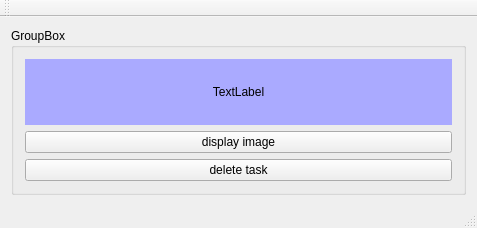
<?xml version="1.0" encoding="UTF-8"?>
<ui version="4.0">
 <class>cellClass</class>
 <widget class="QMainWindow" name="cellClass">
  <property name="geometry">
   <rect>
    <x>0</x>
    <y>0</y>
    <width>477</width>
    <height>228</height>
   </rect>
  </property>
  <property name="maximumSize">
   <size>
    <width>563</width>
    <height>400</height>
   </size>
  </property>
  <property name="windowTitle">
   <string>cell</string>
  </property>
  <widget class="QWidget" name="centralWidget">
   <layout class="QHBoxLayout" name="horizontalLayout_2">
    <item>
     <widget class="QGroupBox" name="groupBox">
      <property name="title">
       <string>GroupBox</string>
      </property>
      <layout class="QVBoxLayout" name="verticalLayout">
       <item>
        <widget class="QLabel" name="titlePlace">
         <property name="styleSheet">
          <string notr="true">background-color: rgb(170, 170, 255);</string>
         </property>
         <property name="text">
          <string>&lt;html&gt;&lt;head/&gt;&lt;body&gt;&lt;p align=&quot;center&quot;&gt;&lt;span style=&quot; color:#000000;&quot;&gt;TextLabel&lt;/span&gt;&lt;/p&gt;&lt;/body&gt;&lt;/html&gt;</string>
         </property>
        </widget>
       </item>
       <item>
        <widget class="QPushButton" name="displayImage">
         <property name="text">
          <string>display image</string>
         </property>
        </widget>
       </item>
       <item>
        <widget class="QPushButton" name="deleteTask">
         <property name="text">
          <string>delete task</string>
         </property>
        </widget>
       </item>
      </layout>
     </widget>
    </item>
   </layout>
  </widget>
  <widget class="QMenuBar" name="menuBar">
   <property name="geometry">
    <rect>
     <x>0</x>
     <y>0</y>
     <width>477</width>
     <height>26</height>
    </rect>
   </property>
  </widget>
  <widget class="QToolBar" name="mainToolBar">
   <attribute name="toolBarArea">
    <enum>TopToolBarArea</enum>
   </attribute>
   <attribute name="toolBarBreak">
    <bool>false</bool>
   </attribute>
  </widget>
  <widget class="QStatusBar" name="statusBar"/>
 </widget>
 <layoutdefault spacing="6" margin="11"/>
 <resources/>
 <connections/>
</ui>
